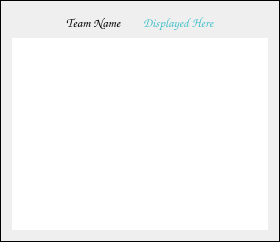
         <widget class="QFrame" name="mh1v2Fv">
          <property name="minimumSize">
           <size>
            <width>228</width>
            <height>0</height>
           </size>
          </property>
          <property name="frameShape">
           <enum>QFrame::Box</enum>
          </property>
          <property name="frameShadow">
           <enum>QFrame::Plain</enum>
          </property>
          <layout class="QVBoxLayout" name="verticalLayout_7">
           <item>
            <layout class="QHBoxLayout" name="horizontalLayout_2">
             <item>
              <spacer name="horizontalSpacer">
               <property name="orientation">
                <enum>Qt::Horizontal</enum>
               </property>
               <property name="sizeType">
                <enum>QSizePolicy::Expanding</enum>
               </property>
               <property name="sizeHint" stdset="0">
                <size>
                 <width>8</width>
                 <height>20</height>
                </size>
               </property>
              </spacer>
             </item>
             <item alignment="Qt::AlignHCenter">
              <widget class="QLabel" name="mh1v2fvL1">
               <property name="sizePolicy">
                <sizepolicy hsizetype="Preferred" vsizetype="Preferred">
                 <horstretch>0</horstretch>
                 <verstretch>0</verstretch>
                </sizepolicy>
               </property>
               <property name="minimumSize">
                <size>
                 <width>0</width>
                 <height>0</height>
                </size>
               </property>
               <property name="font">
                <font>
                 <family>Comic Sans MS</family>
                 <pointsize>10</pointsize>
                </font>
               </property>
               <property name="text">
                <string>Team Name</string>
               </property>
              </widget>
             </item>
             <item>
              <spacer name="horizontalSpacer_14">
               <property name="orientation">
                <enum>Qt::Horizontal</enum>
               </property>
               <property name="sizeType">
                <enum>QSizePolicy::Minimum</enum>
               </property>
               <property name="sizeHint" stdset="0">
                <size>
                 <width>15</width>
                 <height>20</height>
                </size>
               </property>
              </spacer>
             </item>
             <item alignment="Qt::AlignLeft">
              <widget class="QLabel" name="teamNameVal">
               <property name="sizePolicy">
                <sizepolicy hsizetype="Preferred" vsizetype="Preferred">
                 <horstretch>0</horstretch>
                 <verstretch>0</verstretch>
                </sizepolicy>
               </property>
               <property name="minimumSize">
                <size>
                 <width>0</width>
                 <height>0</height>
                </size>
               </property>
               <property name="palette">
                <palette>
                 <active>
                  <colorrole role="WindowText">
                   <brush brushstyle="SolidPattern">
                    <color alpha="255">
                     <red>68</red>
                     <green>193</green>
                     <blue>202</blue>
                    </color>
                   </brush>
                  </colorrole>
                 </active>
                 <inactive>
                  <colorrole role="WindowText">
                   <brush brushstyle="SolidPattern">
                    <color alpha="255">
                     <red>68</red>
                     <green>193</green>
                     <blue>202</blue>
                    </color>
                   </brush>
                  </colorrole>
                 </inactive>
                 <disabled>
                  <colorrole role="WindowText">
                   <brush brushstyle="SolidPattern">
                    <color alpha="255">
                     <red>120</red>
                     <green>120</green>
                     <blue>120</blue>
                    </color>
                   </brush>
                  </colorrole>
                 </disabled>
                </palette>
               </property>
               <property name="font">
                <font>
                 <family>Comic Sans MS</family>
                 <pointsize>10</pointsize>
                 <weight>75</weight>
                 <bold>true</bold>
                </font>
               </property>
               <property name="text">
                <string>Displayed Here</string>
               </property>
               <property name="scaledContents">
                <bool>true</bool>
               </property>
               <property name="wordWrap">
                <bool>true</bool>
               </property>
              </widget>
             </item>
             <item>
              <spacer name="horizontalSpacer_2">
               <property name="orientation">
                <enum>Qt::Horizontal</enum>
               </property>
               <property name="sizeType">
                <enum>QSizePolicy::Expanding</enum>
               </property>
               <property name="sizeHint" stdset="0">
                <size>
                 <width>8</width>
                 <height>20</height>
                </size>
               </property>
              </spacer>
             </item>
            </layout>
           </item>
           <item>
            <widget class="QListWidget" name="result_list">
             <property name="font">
              <font>
               <family>Comic Sans MS</family>
               <pointsize>11</pointsize>
              </font>
             </property>
             <property name="frameShape">
              <enum>QFrame::NoFrame</enum>
             </property>
             <property name="frameShadow">
              <enum>QFrame::Plain</enum>
             </property>
             <property name="lineWidth">
              <number>0</number>
             </property>
             <property name="editTriggers">
              <set>QAbstractItemView::DoubleClicked</set>
             </property>
             <property name="defaultDropAction">
              <enum>Qt::IgnoreAction</enum>
             </property>
             <property name="spacing">
              <number>1</number>
             </property>
            </widget>
           </item>
          </layout>
         </widget>
